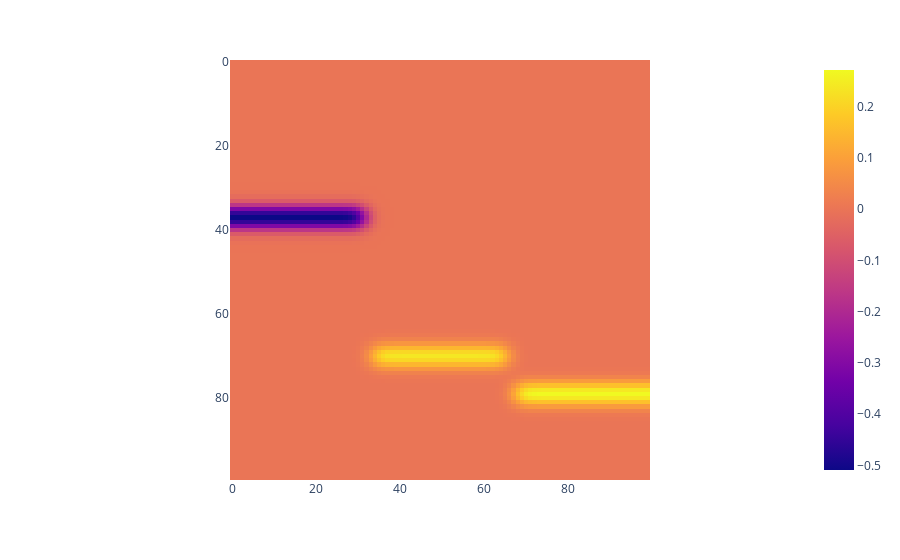

Notebook cell for this chart:
### Code cell
px.imshow(x_dot[i,:].reshape(100, 100))

### Figure 1 — Plotly figure (JSON) as saved in the notebook; plotly's stock layout.template omitted (floating-point values rounded to 4 significant figures; data arrays with more than 128 entries replaced by an {"elided": "..."} marker saying what was removed)
{"data": [{"coloraxis": "coloraxis", "hovertemplate": "x: %{x}<br>y: %{y}<br>color: %{z}<extra></extra>", "name": "0", "type": "heatmap", "xaxis": "x", "yaxis": "y", "z": {"elided": "100x100 float values"}}], "layout": {"coloraxis": {"colorscale": [[0, "#0d0887"], [0.1111, "#46039f"], [0.2222, "#7201a8"], [0.3333, "#9c179e"], [0.4444, "#bd3786"], [0.5556, "#d8576b"], [0.6667, "#ed7953"], [0.7778, "#fb9f3a"], [0.8889, "#fdca26"], [1, "#f0f921"]]}, "margin": {"t": 60}, "xaxis": {"anchor": "y", "constrain": "domain", "domain": [0, 1], "scaleanchor": "y"}, "yaxis": {"anchor": "x", "autorange": "reversed", "constrain": "domain", "domain": [0, 1]}}}
